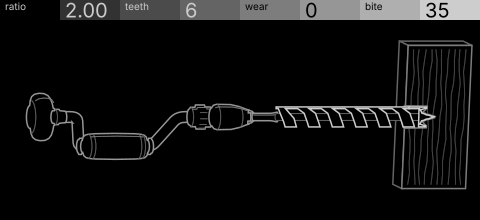
#> input picture screens/drill/frames/_a0.png, 480 x 220 px, given in place of rest.png, which was not available
$ python _contact.py
#> lines starting #> are read from the running program, lines starting #| are printed output that depends on the picture
from PIL import Image, ImageDraw
names=['rest']+[f'{c}-{v}' for c in ('ratio','teeth','wear','bite') for v in (0,50,100)]
W,H,G,L=480,220,8,14
cols=3
im=Image.new('RGB',(cols*W+(cols+1)*G, L+H+G + 4*(L+H+G)+G),(38,38,38))
#> im: PIL image 1472x1218 RGB; every value is 38
d=ImageDraw.Draw(im)
def put(name,x,y):
#> called with name = 'rest', x = 8, y = 8
    d.text((x,y),name.replace('-',' '),fill=(200,200,200)); im.paste(Image.open(name+'.png').convert('RGB'),(x,y+L))
#> after `im.paste(Image.open(name + '.png').convert('RGB'), (x, y + L))`:
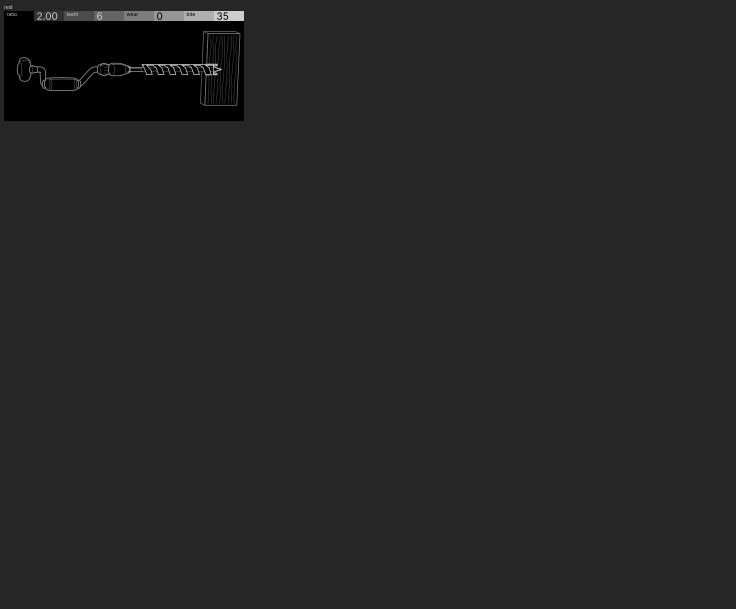
#> im: PIL image 1472x1218 RGB (shown at 1/2 size); min 0, max 205, mean 36.7
put('rest',G,G)
for r,c in enumerate(('ratio','teeth','wear','bite')):
    for k,v in enumerate((0,50,100)):
        put(f'{c}-{v}',G+k*(W+G),G+(r+1)*(L+H+G))
#> call 2 of put, with name = 'ratio-0', x = 8, y = 250
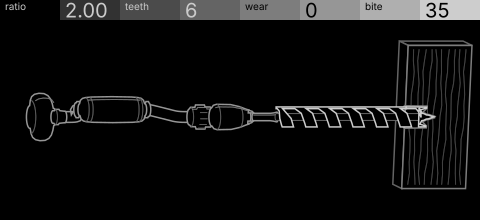
#> input picture screens/drill/frames/_a1.png, 480 x 220 px, given in place of ratio-0.png, which was not available
#> in put (call 2), `im.paste(Image.open(name + '.png').convert('RGB'), (x, y + L))`:
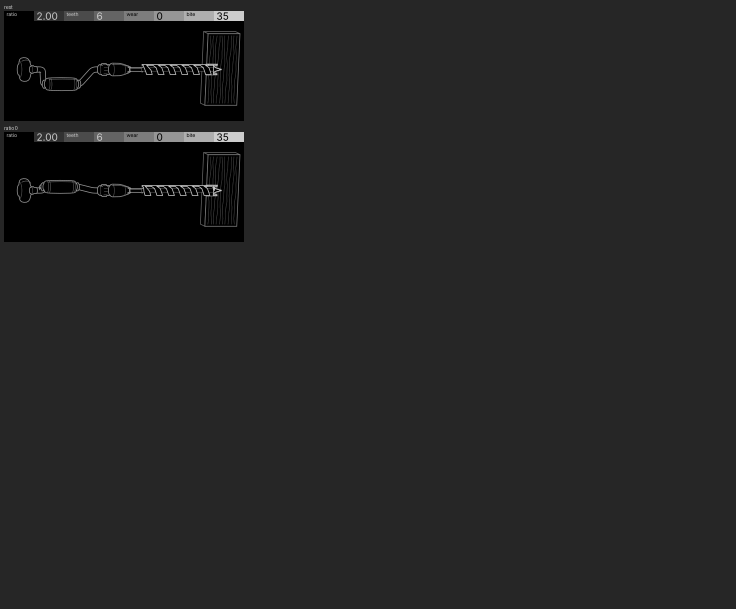
#> im: PIL image 1472x1218 RGB (shown at 1/2 size); min 0, max 205, mean 35.4
#> (the run stopped early here; a loop or call above may not have finished)
